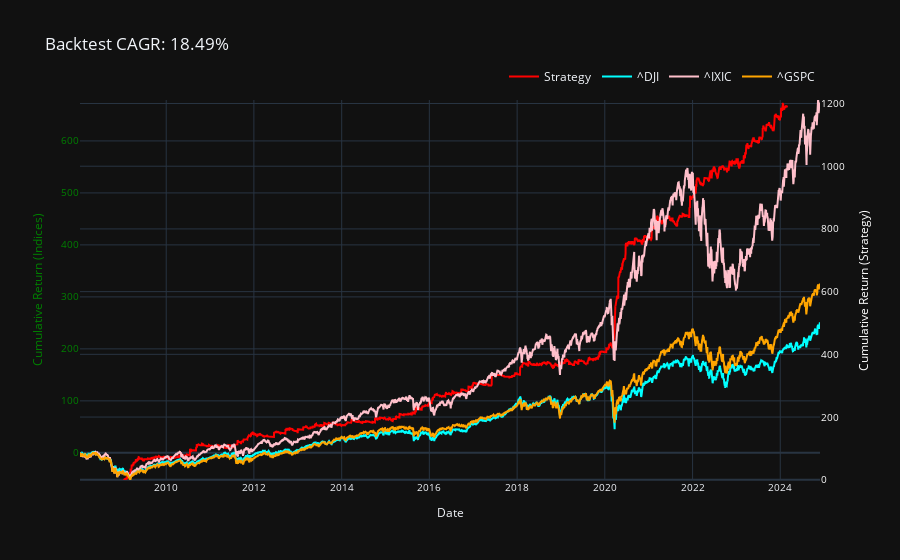

The notebook cell saved with this chart:
### Markdown cell above
### This below function calculates profit/loss from the orders  **(exitPrice - entryPrice) * orderQuantity**

This function also plot the progress lines for 3 indexes provided earlier.

### Code cell
starting_capital = 72267.75
trade_df_by_date = strategy_reporter.create_data_input_for_cumulative_returns_and_indices(final_list, index_data_dict, starting_capital)
strategy_reporter.plot_cumulative_returns_and_indices(trade_df_by_date, index_data_dict)

### Figure 1 — Plotly figure (JSON) as saved in the notebook; plotly's stock layout.template omitted (floating-point values rounded to 4 significant figures; data arrays with more than 128 entries replaced by an {"elided": "..."} marker saying what was removed)
{"data": [{"line": {"color": "red"}, "mode": "lines", "name": "Strategy", "type": "scatter", "x": {"elided": "5525 str values"}, "y": {"elided": "5525 float values"}, "yaxis": "y"}, {"line": {"color": "cyan"}, "mode": "lines", "name": "^DJI", "type": "scatter", "x": {"elided": "4249 str values"}, "y": {"elided": "4249 float values"}, "yaxis": "y2"}, {"line": {"color": "pink"}, "mode": "lines", "name": "^IXIC", "type": "scatter", "x": {"elided": "4249 str values"}, "y": {"elided": "4249 float values"}, "yaxis": "y2"}, {"line": {"color": "orange"}, "mode": "lines", "name": "^GSPC", "type": "scatter", "x": {"elided": "4249 str values"}, "y": {"elided": "4249 float values"}, "yaxis": "y2"}], "layout": {"autosize": true, "legend": {"orientation": "h", "x": 1, "xanchor": "right", "y": 1.1, "yanchor": "top"}, "title": {"text": "Backtest CAGR: 18.49%"}, "xaxis": {"tickfont": {"size": 10}, "title": {"font": {"size": 12}, "text": "Date"}}, "yaxis": {"range": [-0.7504, 1211.0], "side": "right", "tickfont": {"color": "white", "size": 10}, "title": {"font": {"color": "white", "size": 12}, "text": "Cumulative Return (Strategy)"}}, "yaxis2": {"overlaying": "y", "range": [-52.23, 678.7], "side": "left", "tickfont": {"color": "green", "size": 10}, "title": {"font": {"color": "green", "size": 12}, "text": "Cumulative Return (Indices)"}}}}
